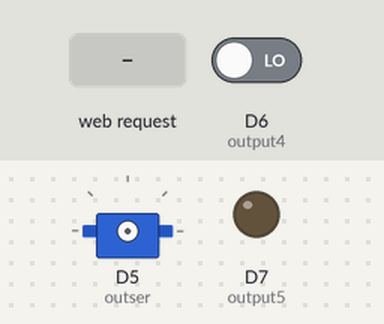
Simulated run of this sketch. Board: ESP8266 (NodeMCU). On the bench: servo, output pins drawn as LEDs (lit = HIGH). The inputs (shaded band) are chosen by the test bench; at power-on: D6 (output4) LOW. WiFi joins after 1.5 s; servers stay silent unless stated; what the sketch prints to the serial monitor is not drawn.

Above: at 2.7 s.
2.8 s: HTTP request GET /5/on received
At 3.5 s:
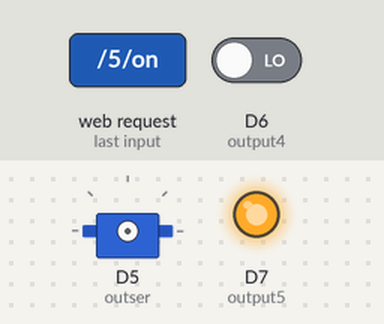
4.3 s: HTTP request GET /6/off received
5.8 s: HTTP request GET /8/on received
At 6.05 s:
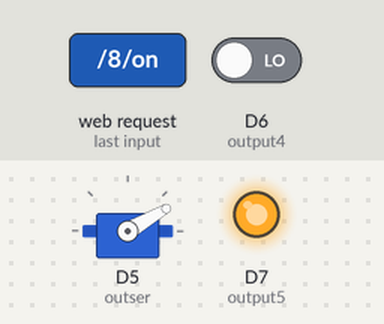
7.8 s: HTTP request GET /5/off received
At 8.5 s:
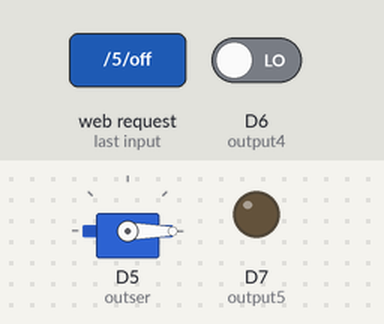
9.3 s: HTTP request GET /6/on received
At 9.7 s:
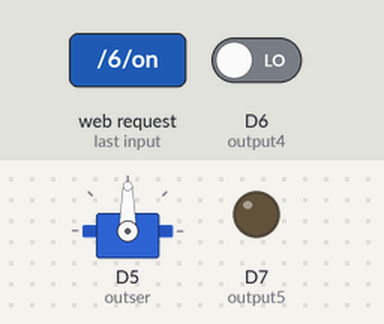
10.8 s: D6 (output4) driven HIGH
At 11.9 s:
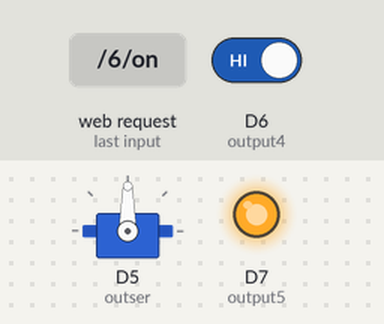
Timing chart, 0 to 34.3 s (numbered marks = the images above; inputs shaded):
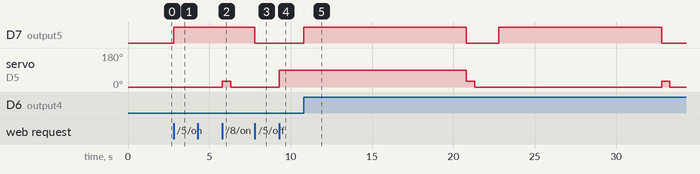

Measured:
- after the input at 2.8 s, D7 (output5): LOW → HIGH at once
- after the input at 5.8 s, servo on D5 (outser): 0° → 30° at once, → 0° 0.50 s later
- after the input at 7.8 s, D7 (output5): HIGH → LOW at once
- after the input at 9.3 s, servo on D5 (outser): 0° → 90° at once
- after the input at 10.8 s, D7 (output5): alternates HIGH for 10.0 s and LOW for 2.0 s, starting at once; servo on D5 (outser): alternates 30° for 0.50 s and 0° for 11.5 s, starting after 10.0 s

The sketch:

WiFiWebServer.ino
```cpp
// Load Wi-Fi library
#include <ESP8266WiFi.h>
#include <Servo.h>
// Replace with your network credentials
const char* ssid     = "TP-LINK_FA21AA";
const char* password = "rellurtep12";

// Set web server port number to 80
WiFiServer server(80);
Servo servo;
// Variable to store the HTTP request
String header,grad;
int rotate, rele;
// Auxiliar variables to store the current output state
String output5State = "off";
String output4State = "off";
String output6State = "off";
String output7State = "off";
String output8State = "off";
bool nasos = true;
unsigned long nasOnTime;
// Assign output variables to GPIO pins
const int output5 = 13;//d7
const int output4 = 12;//d6
const int outser = 14; //D5
void setup() {
 Serial.begin(115200);
 // Initialize the output variables as outputs
  pinMode(output5, OUTPUT);
  pinMode(output4, INPUT);
  pinMode(outser, OUTPUT);
  // Set outputs to LOW
  digitalWrite(output5, LOW);

//  digitalWrite(output4, LOW);
//servo.attach(14);
// Connect to Wi-Fi network with SSID and password
Serial.print("Connecting to ");
  Serial.println(ssid);
  WiFi.begin(ssid, password);
  while (WiFi.status() != WL_CONNECTED) {
    delay(500);
 Serial.print(".");
  }
  // Print local IP address and start web server
Serial.println("");
  Serial.println("WiFi connected.");
  Serial.println("IP address: ");
  Serial.println(WiFi.localIP());
 server.begin();
  //servo.write(0);
}

void loop(){
  WiFiClient client = server.available();   // Listen for incoming clients
if(digitalRead(output4)==HIGH && nasos==true) //включился насос
{
   digitalWrite(output5, HIGH);
   nasos=false;
    nasOnTime = millis();
  }
  else
  {
      // digitalWrite(output5, LOW);
    }
if (millis() - nasOnTime > 10000 && nasos==false)
{
  digitalWrite(output5, LOW); //выключился насос
  servo.attach(14);
              servo.write(30);
              delay(500);
              servo.write(0);

              delay(500);
              servo.detach();
  delay(1000);
 nasos=true;
   }


  if (client) {                             // If a new client connects,
    Serial.println("New Client.");          // print a message out in the serial port
    String currentLine = "";                // make a String to hold incoming data from the client
    while (client.connected()) {            // loop while the client's connected
      if (client.available()) {             // if there's bytes to read from the client,
        char c = client.read();             // read a byte, then
        Serial.write(c);                    // print it out the serial monitor
        header += c;
        if (c == '\n') {                    // if the byte is a newline character
          // if the current line is blank, you got two newline characters in a row.
          // that's the end of the client HTTP request, so send a response:
          if (currentLine.length() == 0) {
            // HTTP headers always start with a response code (e.g. HTTP/1.1 200 OK)
            // and a content-type so the client knows what's coming, then a blank line:
            client.println("HTTP/1.1 200 OK");
            client.println("Content-type:text/html");
            client.println("Connection: close");
            client.println();

            // turns the GPIOs on and off
            if (header.indexOf("GET /5/on") >= 0) {
              Serial.println("GPIO 5 on");
              output5State = "on";
              digitalWrite(output5, HIGH);
            } else if (header.indexOf("GET /5/off") >= 0) {
              Serial.println("GPIO 5 off");
              output5State = "off";
              digitalWrite(output5, LOW);
            } else if (header.indexOf("GET /4/on") >= 0) {
              Serial.println("GPIO 4 on");
              output4State = "on";
              digitalWrite(output4, HIGH);
            } else if (header.indexOf("GET /4/off") >= 0) {
              Serial.println("GPIO 4 off");
              output4State = "off";
            //  digitalWrite(output4, LOW);
            }
             else if (header.indexOf("GET /6/off") >= 0) {
              Serial.println("GPIO 6 off");
              output6State = "off";
               servo.attach(14);
              servo.write(0);
             // digitalWrite(output4, LOW);
              delay(500);
              servo.detach();
            }
              else if (header.indexOf("GET /6/on") >= 0) {
              Serial.println("GPIO 6 on");
              output6State = "on";
              servo.attach(14);
              servo.write(90);
             // digitalWrite(output4, HIGH);
              delay(500);
              servo.detach();
            }
            else if (header.indexOf("/7/on") >= 0) {
              Serial.println("GPIO MY string");
              output7State = "on";
              Serial.println(header.indexOf("/7/on")); //4
            grad = header.substring(9,12);
            rotate = grad.toInt();
              Serial.println(rotate);

           if (0<=rotate<=180)
           {

                            servo.attach(14);
              servo.write(rotate);
            //  digitalWrite(output4, HIGH);
              delay(500);
              servo.detach();
           }else{
            Serial.println("error gradus");
            }
              }
               else if (header.indexOf("GET /8/on") >= 0) {
              Serial.println("GPIO on pump");
             // output6State = "on";
              servo.attach(14);
              servo.write(30);
              delay(500);
              servo.write(0);

              delay(500);
              servo.detach();
            }
            // Display the HTML web page
            client.println("<!DOCTYPE html><html>");
            client.println("<head><meta name=\"viewport\" content=\"width=device-width, initial-scale=1\">");
            client.println("<link rel=\"icon\" href=\"data:,\">");
            // CSS to style the on/off buttons
            // Feel free to change the background-color and font-size attributes to fit your preferences
            client.println("<style>html { font-family: Helvetica; display: inline-block; margin: 0px auto; text-align: center;}");
            client.println(".button { background-color: #195B6A; border: none; color: white; padding: 16px 40px;");
            client.println("text-decoration: none; font-size: 30px; margin: 2px; cursor: pointer;}");
            client.println(".button2 {background-color: #77878A;}</style></head>");

            // Web Page Heading
            client.println("<body><h1>ESP8266 Web Server</h1>");

            // Display current state, and ON/OFF buttons for GPIO 5
            client.println("<p>GPIO 13 (D7) - State " + output5State + "</p>");
            // If the output5State is off, it displays the ON button
            if (output5State=="off") {
              client.println("<p><a href=\"/5/on\"><button class=\"button\">ON</button></a></p>");
            } else {
              client.println("<p><a href=\"/5/off\"><button class=\"button button2\">OFF</button></a></p>");
            }

            // Display current state, and ON/OFF buttons for GPIO 4
            client.println("<p>GPIO 12 (D6) - State " + output4State + "</p>");
            // If the output4State is off, it displays the ON button
            if (output4State=="off") {
              client.println("<p><a href=\"/4/on\"><button class=\"button\">ON</button></a></p>");
            } else {
              client.println("<p><a href=\"/4/off\"><button class=\"button button2\">OFF</button></a></p>");
            }
             if (output6State=="off") {
              client.println("<p><a href=\"/6/on\"><button class=\"button\">ON</button></a></p>");
            } else {
              client.println("<p><a href=\"/6/off\"><button class=\"button button2\">OFF</button></a></p>");
            }
             if (output7State=="off") {
              client.println("<p><a href=\"/7/on90\"><button class=\"button\">CLICK</button></a></p>");
            } else {
              client.println("<p><a href=\"/7/on90\"><button class=\"button\">CLICK</button></a></p>");
            }
             if (output8State=="off") {
              client.println("<p><a href=\"/8/on\"><button class=\"button\">PUMP</button></a></p>");
            } else {
              client.println("<p><a href=\"/8/on\"><button class=\"button\">PUMP</button></a></p>");
            }
            client.println("</body></html>");

            // The HTTP response ends with another blank line
            client.println();
            // Break out of the while loop
            break;
          } else { // if you got a newline, then clear currentLine
            currentLine = "";
          }
        } else if (c != '\r') {  // if you got anything else but a carriage return character,
          currentLine += c;      // add it to the end of the currentLine
        }
      }
    }
    // Clear the header variable
    header = "";
    // Close the connection
    client.stop();
    Serial.println("Client disconnected.");
    Serial.println("");
  }
}
```
